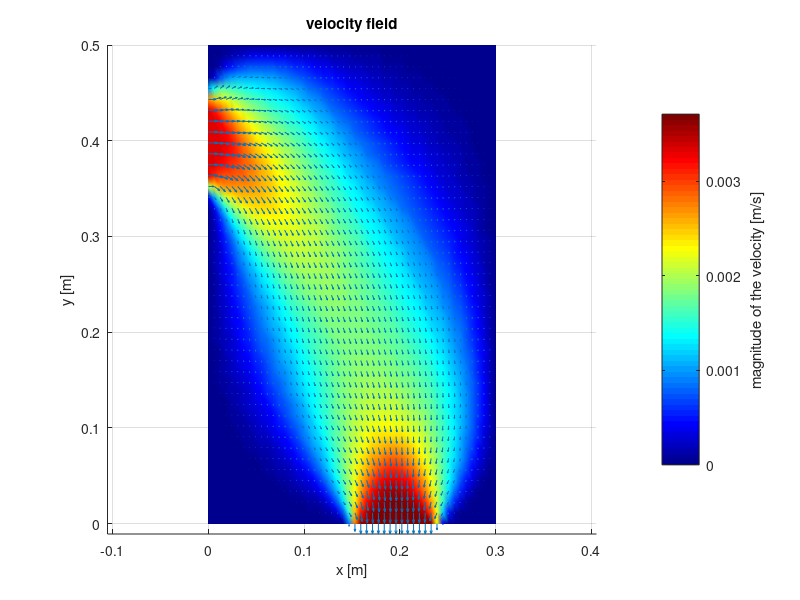

This chart was generated by the following MATLAB code: (Note: this script raises an error after producing the figure.)
clear all
close all
clc

load('Week4_velocity_field')   % load the given velocity field. 
% The provided file contains the grid vectors x and y and 
% the x and y components of the velocity field vx and vy. 
% The velocity fields are given as matrices which contain the values in the
% grid points. 

%% plot the given velocity field
figure(1)
normv = sqrt(vx.^2 + vy.^2);   % the colors in the figure show the magnitude normv
surf(x,y,0*normv.', normv.')
colormap jet
shading interp
hold on
[X,Y] = ndgrid(x,y);
quiver(X,Y,vx,vy)              % the arrows in the figure show the direction
xlabel 'x [m]'
ylabel 'y [m]'
title 'velocity field'
cbar = colorbar;
ylabel(cbar, 'magnitude of the velocity [m/s]')
axis equal
axis tight
view(2)

%% define other parameters
Lx = max(x);             % determine the parameters of the spatial 
Ly = max(y);                   % discretization from the given grid vectors
Nx = length(x);
Ny = length(y);
dx = x(2) - x(1);
dy = y(2) - y(1);

kappa  = 1.25e-5;    % [m^2/s] diffusivity of chlorine in water
c0 = 10;             % [mg/l] magnitude of the initial concentration of chlorine
x0 = 0.1*Lx;         % [m] x-coordinate of the center of the initial concentration
y0 = 0.7*Ly;         % [m] y-coordinate of the center of the initial concentration
a = 0.03*Ly;         % [m] width parameter for the initial concentration
Tsim = 8*60;         % [s] length of the simulation (=8 min)

NT = 100;            % number of time steps
time = linspace(0,Tsim,NT);
dt = time(2) - time(1);

%% construct the node_nmbrs matrix
nn = Nx*Ny;
node_nmbrs = 1:nn;
node_nmbrs = reshape(node_nmbrs, Nx, Ny);

%% construct the A-matrix
A = sparse(nn,nn);
for ii = 2:Nx-1
    for jj = 2:Ny-1
        node11 = node_nmbrs(ii,jj);
        node21 = node_nmbrs(ii+1,jj);
        node12 = node_nmbrs(ii,jj+1);
        node01 = node_nmbrs(ii-1,jj);
        node10 = node_nmbrs(ii,jj-1);
        
        A(node11, node11) = TODO;   % Define the the A-matrix for the internal nodes
        A(node11, node21) = TODO;
        A(node11, node01) = TODO;
        A(node11, node12) = TODO;
        A(node11, node10) = TODO;
    end
end

% We simply neglect the velocity field in the equations for nodes on the
% boundary. Because the velocity on the boundary is zero, this will
% (probably) not lead to a significant error. 
for ii = 2:Nx-1                    % lower edge
    node11 = node_nmbrs(ii,1);
    node21 = node_nmbrs(ii+1,1);
    node12 = node_nmbrs(ii,2);
    node01 = node_nmbrs(ii-1,1);
    
    A(node11, node11) = -2*kappa/dx^2 - 2*kappa/dy^2;
    A(node11, node21) =    kappa/dx^2;
    A(node11, node12) =  2*kappa/dy^2;
    A(node11, node01) =    kappa/dx^2;
end

for ii = 2:Nx-1                   % top edge
    node11 = node_nmbrs(ii,end);
    node21 = node_nmbrs(ii+1,end);
    node12 = node_nmbrs(ii,end-1);
    node01 = node_nmbrs(ii-1,end);
    
    A(node11, node11) = -2*kappa/dx^2 - 2*kappa/dy^2;
    A(node11, node21) =    kappa/dx^2;
    A(node11, node12) =  2*kappa/dy^2;
    A(node11, node01) =    kappa/dx^2;
end

for jj = 2:Ny-1                 % left edge
    node11 = node_nmbrs(1,jj);
    node21 = node_nmbrs(2,jj);
    node12 = node_nmbrs(1,jj+1);
    node10 = node_nmbrs(1,jj-1);
        
    A(node11, node11) = -2*kappa/dx^2 -2*kappa/dy^2;
    A(node11, node21) =  2*kappa/dx^2;
    A(node11, node12) =    kappa/dy^2;
    A(node11, node10) =    kappa/dy^2;
end

for jj = 2:Ny-1              % right edge
    node11 = node_nmbrs(end,jj); 
    node21 = node_nmbrs(end-1,jj);
    node12 = node_nmbrs(end,jj+1);
    node10 = node_nmbrs(end,jj-1);
        
    A(node11, node11) = -2*kappa/dx^2 -2*kappa/dy^2;
    A(node11, node21) =  2*kappa/dx^2;
    A(node11, node12) =    kappa/dy^2;
    A(node11, node10) =    kappa/dy^2;
end

node11 = node_nmbrs(1,1);      % lower left corner
node21 = node_nmbrs(2,1);
node12 = node_nmbrs(1,2);
A(node11, node11) = -2*kappa/dx^2 - 2*kappa/dy^2;
A(node11, node21) =  2*kappa/dx^2;
A(node11, node12) =  2*kappa/dy^2;

node11 = node_nmbrs(end,1);    % lower right corner
node21 = node_nmbrs(end-1,1);
node12 = node_nmbrs(end,2);
A(node11, node11) = -2*kappa/dx^2 - 2*kappa/dy^2;
A(node11, node21) =  2*kappa/dx^2;
A(node11, node12) =  2*kappa/dy^2;

node11 = node_nmbrs(1,end);    % top left corner
node21 = node_nmbrs(2,end); 
node12 = node_nmbrs(1,end-1);
A(node11, node11) = -2*kappa/dx^2 - 2*kappa/dy^2;
A(node11, node21) =  2*kappa/dx^2;
A(node11, node12) =  2*kappa/dy^2;

node11 = node_nmbrs(end,end);  % top right corner
node21 = node_nmbrs(end-1,end);
node12 = node_nmbrs(end,end-1);
A(node11, node11) = -2*kappa/dx^2 - 2*kappa/dy^2;
A(node11, node21) =  2*kappa/dx^2;
A(node11, node12) =  2*kappa/dy^2;

%% Dirchlet boundary conditions
% We impose zero dirichlet BCs at the inlet and at the outlet
% To determine the free dofs in our problem, we thus need to find the node
% numbers of the nodes at the inlet and the outlet

nodes_inlet = TODO;
nodes_outlet = TODO;
fdofs = setdiff(1:nn, [nodes_inlet, nodes_outlet]);

%% Initial condition
rho0 = zeros(nn,1);   % this vector will represent the intial condition.
                      % Use the node_nmbrs matrix to build this vector.
                      
% TODO: Define rho0

%% Time integration
rho = zeros(nn, NT); % Solution matrix for the density of chlorine. 
                     % The columns of this matrix contain the solutions at different time instances
rho(:,1) = rho0;     % The first column is thus equal to the initial condition

I = speye(nn,nn);
% TODO: Implement a time discretization of scheme of your choice.

%% plot the obtained solution

create_movie = 0;  % do you want to create a movie?  Set to zero if not. 
% Unfortunately, it is not (yet) possible to create a movie in Octave (this is not important for the exercise)
if create_movie
    movie_name = 'Week4_exercise_movie';  % file name
    vidfile = VideoWriter(movie_name,'MPEG-4');
    vidfile.FrameRate = 10;      % change this number to slow down or speed up the movie
    open(vidfile);
    fig = figure(2);
    set(fig,'color','w');
end

rho_max = max(max(rho)); % used to fix the color scale for all frames
for kk = 1:NT
    rhokk = rho(:,kk);
    surf(x,y,0*rhokk(node_nmbrs).',rhokk(node_nmbrs).')
    hold on
    quiver(X,Y,vx,vy)
    view(2)
    title(['t = ', num2str(time(kk)), ' [s]'])
    xlabel 'x [m]'
    ylabel 'y [m]'
    axis tight
    hcb = colorbar();
    ylabel(hcb,'concentration of Cl [mg/l]')
%     caxis([0,rho_max])  % I did not fix to color axis to see the solution clearer, but this is somewhat deceiving. 
    colormap default
    shading interp
    axis equal
    hold off
    
    if create_movie
        frame = getframe(fig);
        writeVideo(vidfile, frame);
    end
    
    pause(0.1);
end

if create_movie
    close(vidfile);
end